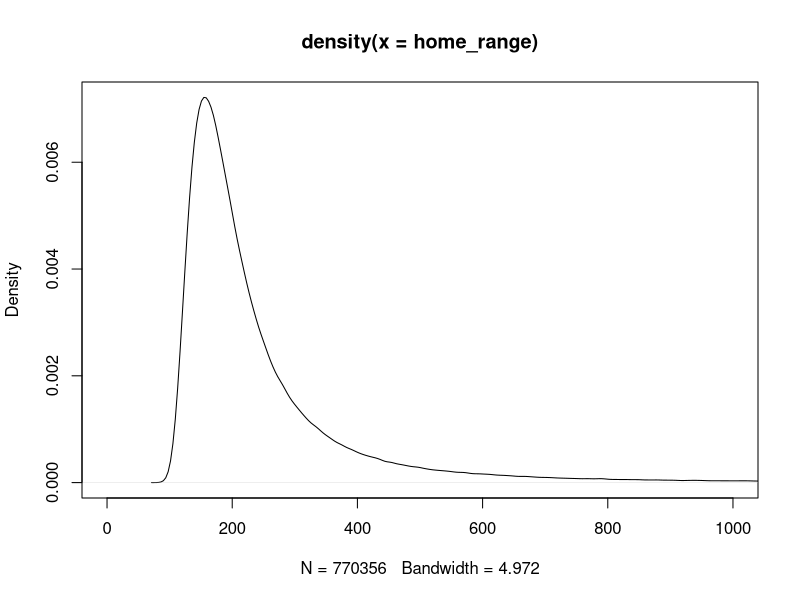

Source code (R):
library(magrittr)

set.seed(2439761)
alpha1 <- rnorm(1000000, 1.5, 2) %>%
  .[. >= 0.02] # truncates 95% home rante at 1km if 0.08, 0.02 truncates at 2km

# alpha1 <- runif(10000, 0.01, 2)

sigma <- (1 / (2 * alpha1)) ^ 0.5

home_range <- 4 * sigma * 100


summary(alpha1)
# plot(density(alpha1))
summary(sigma)
summary(home_range)
sd(home_range)
# hist(home_range)
plot(density(home_range), xlim = c(0, 1000)) # prior on home range


# if typical home range size from literature is ~2 ha, then in a 20 m width section of the canal, linear home range would be 1000 m (seems large). But less than 100m moved per day, so we wouldn't expect more than 400 m for ours?

pnorm(1, 0, 1)
dnorm(1, 0, 1)
qnorm(c(0.25, 0.75), 0, 1)
qnorm(c(0.025, 0.975), 0, 1)
